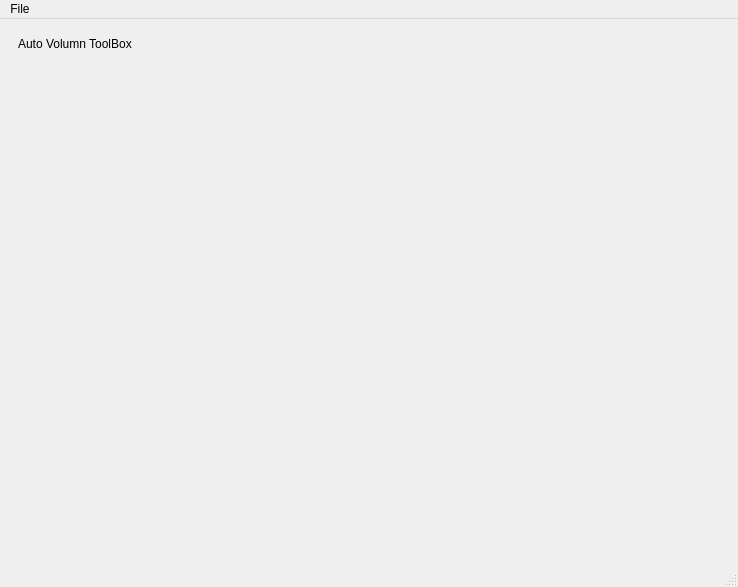
<?xml version="1.0" encoding="UTF-8"?>
<ui version="4.0">
 <class>MainWindow</class>
 <widget class="QMainWindow" name="MainWindow">
  <property name="geometry">
   <rect>
    <x>0</x>
    <y>0</y>
    <width>738</width>
    <height>587</height>
   </rect>
  </property>
  <property name="windowTitle">
   <string>MainWindow</string>
  </property>
  <widget class="QWidget" name="centralwidget">
   <layout class="QHBoxLayout" name="horizontalLayout">
    <item>
     <widget class="QWidget" name="WelcomPage" native="true">
      <property name="sizePolicy">
       <sizepolicy hsizetype="Minimum" vsizetype="Expanding">
        <horstretch>1</horstretch>
        <verstretch>0</verstretch>
       </sizepolicy>
      </property>
      <layout class="QVBoxLayout" name="verticalLayout">
       <item>
        <widget class="QLabel" name="label">
         <property name="sizePolicy">
          <sizepolicy hsizetype="Expanding" vsizetype="Fixed">
           <horstretch>0</horstretch>
           <verstretch>0</verstretch>
          </sizepolicy>
         </property>
         <property name="text">
          <string>Auto Volumn ToolBox</string>
         </property>
        </widget>
       </item>
       <item>
        <widget class="QWidget" name="widget" native="true"/>
       </item>
      </layout>
     </widget>
    </item>
    <item>
     <widget class="QWidget" name="widget_2" native="true">
      <property name="sizePolicy">
       <sizepolicy hsizetype="Minimum" vsizetype="Expanding">
        <horstretch>4</horstretch>
        <verstretch>0</verstretch>
       </sizepolicy>
      </property>
     </widget>
    </item>
   </layout>
  </widget>
  <widget class="QMenuBar" name="menubar">
   <property name="geometry">
    <rect>
     <x>0</x>
     <y>0</y>
     <width>738</width>
     <height>33</height>
    </rect>
   </property>
   <widget class="QMenu" name="menuFile">
    <property name="title">
     <string>File</string>
    </property>
    <addaction name="actionOpen_Main_Image"/>
    <addaction name="actionClose_All_Image"/>
   </widget>
   <addaction name="menuFile"/>
  </widget>
  <widget class="QStatusBar" name="statusbar"/>
  <action name="actionOpen_Main_Image">
   <property name="text">
    <string>Open Main Image</string>
   </property>
  </action>
  <action name="actionClose_All_Image">
   <property name="text">
    <string>Close All Image</string>
   </property>
  </action>
 </widget>
 <resources/>
 <connections/>
</ui>
